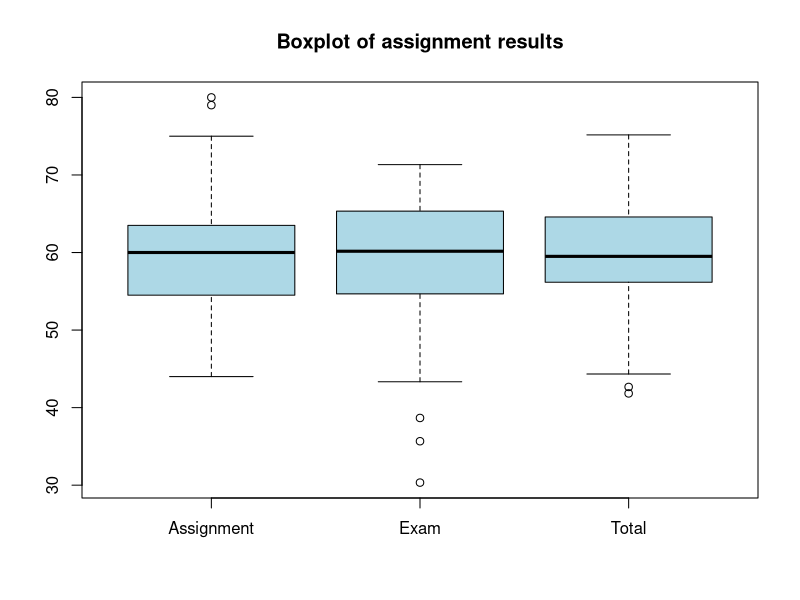
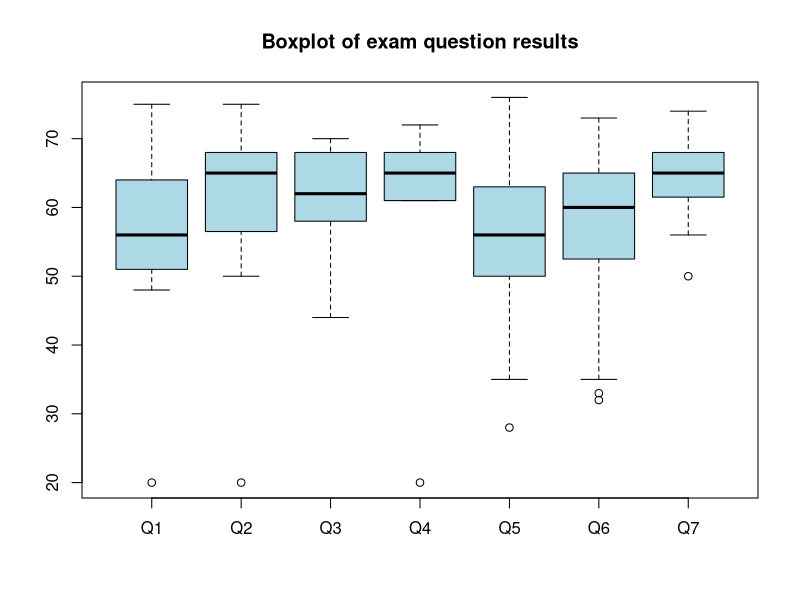

Source code (R) for these figures, in order:
# make the numbers numberic rather than integer for the calculation. 
da <- read.csv("./Official/EC381.csv", stringsAsFactors = FALSE, colClasses = c(rep("character", 3), rep("numeric", 9)))
da$Exam <-  rowMeans(da[6:12], na.rm = TRUE)
da$Total <- da$Assignment*0.5 + da$Exam*0.5
str(da)
head(da)
  myStats <- function(x, na.omit=FALSE){
    if (na.omit)
      x <- x[!is.na(x)]
    m <- mean(x)
    md <- median(x)
    s <- sd(x) 
    max <- max(x)
    min <- min(x)
    n <- length(x)
    return(c(n=n, mean=m, median = md, stdev=s, max = max, min = min))
  }
  Stats <- apply(da[,c(5:14)], 2, FUN = myStats, na.omit = TRUE)
  round(Stats, 2)
#-----------------------------------------------------
boxplot(da[,c(5, 13, 14)], main = "Boxplot of assignment results", col = "lightblue") 
boxplot(da[,c(6:12)], main = "Boxplot of exam question results", names = c("Q1", "Q2", "Q3", "Q4", "Q5", "Q6", "Q7"), 
        col = "lightblue")
